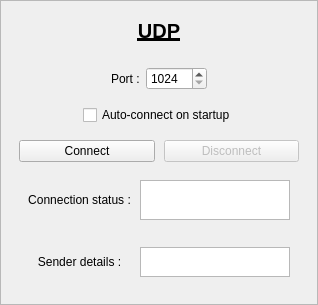
        <widget class="QFrame" name="verticalFrame_udp_input">
         <property name="frameShape">
          <enum>QFrame::Shape::StyledPanel</enum>
         </property>
         <layout class="QVBoxLayout" name="verticalLayout_22">
          <property name="leftMargin">
           <number>9</number>
          </property>
          <property name="topMargin">
           <number>9</number>
          </property>
          <property name="rightMargin">
           <number>9</number>
          </property>
          <property name="bottomMargin">
           <number>9</number>
          </property>
          <item>
           <layout class="QHBoxLayout" name="horizontalLayout_52">
            <property name="leftMargin">
             <number>9</number>
            </property>
            <property name="topMargin">
             <number>9</number>
            </property>
            <property name="rightMargin">
             <number>9</number>
            </property>
            <property name="bottomMargin">
             <number>9</number>
            </property>
            <item>
             <widget class="QLabel" name="label_63">
              <property name="font">
               <font>
                <pointsize>15</pointsize>
                <bold>true</bold>
                <underline>true</underline>
               </font>
              </property>
              <property name="text">
               <string>UDP</string>
              </property>
              <property name="alignment">
               <set>Qt::AlignmentFlag::AlignCenter</set>
              </property>
             </widget>
            </item>
           </layout>
          </item>
          <item>
           <layout class="QHBoxLayout" name="horizontalLayout_53">
            <property name="leftMargin">
             <number>9</number>
            </property>
            <property name="topMargin">
             <number>9</number>
            </property>
            <property name="rightMargin">
             <number>9</number>
            </property>
            <property name="bottomMargin">
             <number>9</number>
            </property>
            <item>
             <spacer name="horizontalSpacer_10">
              <property name="orientation">
               <enum>Qt::Orientation::Horizontal</enum>
              </property>
              <property name="sizeType">
               <enum>QSizePolicy::Policy::MinimumExpanding</enum>
              </property>
              <property name="sizeHint" stdset="0">
               <size>
                <width>40</width>
                <height>20</height>
               </size>
              </property>
             </spacer>
            </item>
            <item>
             <widget class="QLabel" name="label_64">
              <property name="text">
               <string>Port :</string>
              </property>
             </widget>
            </item>
            <item>
             <widget class="QSpinBox" name="spinBox_port_input_udp">
              <property name="minimum">
               <number>1024</number>
              </property>
              <property name="maximum">
               <number>65535</number>
              </property>
              <property name="value">
               <number>1024</number>
              </property>
             </widget>
            </item>
            <item>
             <spacer name="horizontalSpacer_11">
              <property name="orientation">
               <enum>Qt::Orientation::Horizontal</enum>
              </property>
              <property name="sizeType">
               <enum>QSizePolicy::Policy::MinimumExpanding</enum>
              </property>
              <property name="sizeHint" stdset="0">
               <size>
                <width>40</width>
                <height>20</height>
               </size>
              </property>
             </spacer>
            </item>
           </layout>
          </item>
          <item>
           <layout class="QHBoxLayout" name="horizontalLayout_6">
            <item>
             <spacer name="horizontalSpacer_20">
              <property name="orientation">
               <enum>Qt::Orientation::Horizontal</enum>
              </property>
              <property name="sizeHint" stdset="0">
               <size>
                <width>40</width>
                <height>20</height>
               </size>
              </property>
             </spacer>
            </item>
            <item>
             <widget class="QCheckBox" name="checkBox_udp_autoconnect">
              <property name="text">
               <string>Auto-connect on startup</string>
              </property>
             </widget>
            </item>
            <item>
             <spacer name="horizontalSpacer_12">
              <property name="orientation">
               <enum>Qt::Orientation::Horizontal</enum>
              </property>
              <property name="sizeHint" stdset="0">
               <size>
                <width>40</width>
                <height>20</height>
               </size>
              </property>
             </spacer>
            </item>
           </layout>
          </item>
          <item>
           <widget class="QFrame" name="gridFrame_2">
            <layout class="QGridLayout" name="gridLayout_9">
             <property name="leftMargin">
              <number>9</number>
             </property>
             <property name="topMargin">
              <number>9</number>
             </property>
             <property name="rightMargin">
              <number>9</number>
             </property>
             <property name="bottomMargin">
              <number>9</number>
             </property>
             <property name="spacing">
              <number>9</number>
             </property>
             <item row="1" column="0">
              <widget class="QPushButton" name="pushButton_connect_udp_input">
               <property name="sizePolicy">
                <sizepolicy hsizetype="Minimum" vsizetype="Fixed">
                 <horstretch>0</horstretch>
                 <verstretch>0</verstretch>
                </sizepolicy>
               </property>
               <property name="font">
                <font>
                 <pointsize>9</pointsize>
                </font>
               </property>
               <property name="text">
                <string>Connect</string>
               </property>
               <property name="checkable">
                <bool>true</bool>
               </property>
              </widget>
             </item>
             <item row="2" column="0" colspan="2">
              <layout class="QHBoxLayout" name="horizontalLayout_56">
               <property name="leftMargin">
                <number>9</number>
               </property>
               <property name="topMargin">
                <number>9</number>
               </property>
               <property name="rightMargin">
                <number>9</number>
               </property>
               <property name="bottomMargin">
                <number>9</number>
               </property>
               <item>
                <widget class="QLabel" name="label_70">
                 <property name="text">
                  <string>Connection status :</string>
                 </property>
                 <property name="alignment">
                  <set>Qt::AlignmentFlag::AlignCenter</set>
                 </property>
                </widget>
               </item>
               <item>
                <widget class="QPlainTextEdit" name="plainTextEdit_connection_status_udp">
                 <property name="sizePolicy">
                  <sizepolicy hsizetype="Expanding" vsizetype="Fixed">
                   <horstretch>0</horstretch>
                   <verstretch>0</verstretch>
                  </sizepolicy>
                 </property>
                 <property name="maximumSize">
                  <size>
                   <width>150</width>
                   <height>40</height>
                  </size>
                 </property>
                 <property name="readOnly">
                  <bool>true</bool>
                 </property>
                 <property name="plainText">
                  <string/>
                 </property>
                </widget>
               </item>
              </layout>
             </item>
             <item row="1" column="1">
              <widget class="QPushButton" name="pushButton_disconnect_udp_input">
               <property name="enabled">
                <bool>false</bool>
               </property>
               <property name="sizePolicy">
                <sizepolicy hsizetype="Minimum" vsizetype="Fixed">
                 <horstretch>0</horstretch>
                 <verstretch>0</verstretch>
                </sizepolicy>
               </property>
               <property name="font">
                <font>
                 <pointsize>9</pointsize>
                </font>
               </property>
               <property name="text">
                <string>Disconnect</string>
               </property>
               <property name="checkable">
                <bool>true</bool>
               </property>
              </widget>
             </item>
             <item row="3" column="0" colspan="2">
              <layout class="QHBoxLayout" name="horizontalLayout_57">
               <property name="leftMargin">
                <number>9</number>
               </property>
               <property name="topMargin">
                <number>9</number>
               </property>
               <property name="rightMargin">
                <number>9</number>
               </property>
               <property name="bottomMargin">
                <number>9</number>
               </property>
               <item>
                <widget class="QLabel" name="label_71">
                 <property name="text">
                  <string>Sender details :</string>
                 </property>
                 <property name="alignment">
                  <set>Qt::AlignmentFlag::AlignCenter</set>
                 </property>
                </widget>
               </item>
               <item>
                <widget class="QPlainTextEdit" name="plainTextEdit_udp_sender_details">
                 <property name="sizePolicy">
                  <sizepolicy hsizetype="Expanding" vsizetype="Fixed">
                   <horstretch>0</horstretch>
                   <verstretch>0</verstretch>
                  </sizepolicy>
                 </property>
                 <property name="maximumSize">
                  <size>
                   <width>150</width>
                   <height>30</height>
                  </size>
                 </property>
                 <property name="readOnly">
                  <bool>true</bool>
                 </property>
                 <property name="plainText">
                  <string/>
                 </property>
                </widget>
               </item>
              </layout>
             </item>
            </layout>
           </widget>
          </item>
         </layout>
        </widget>
